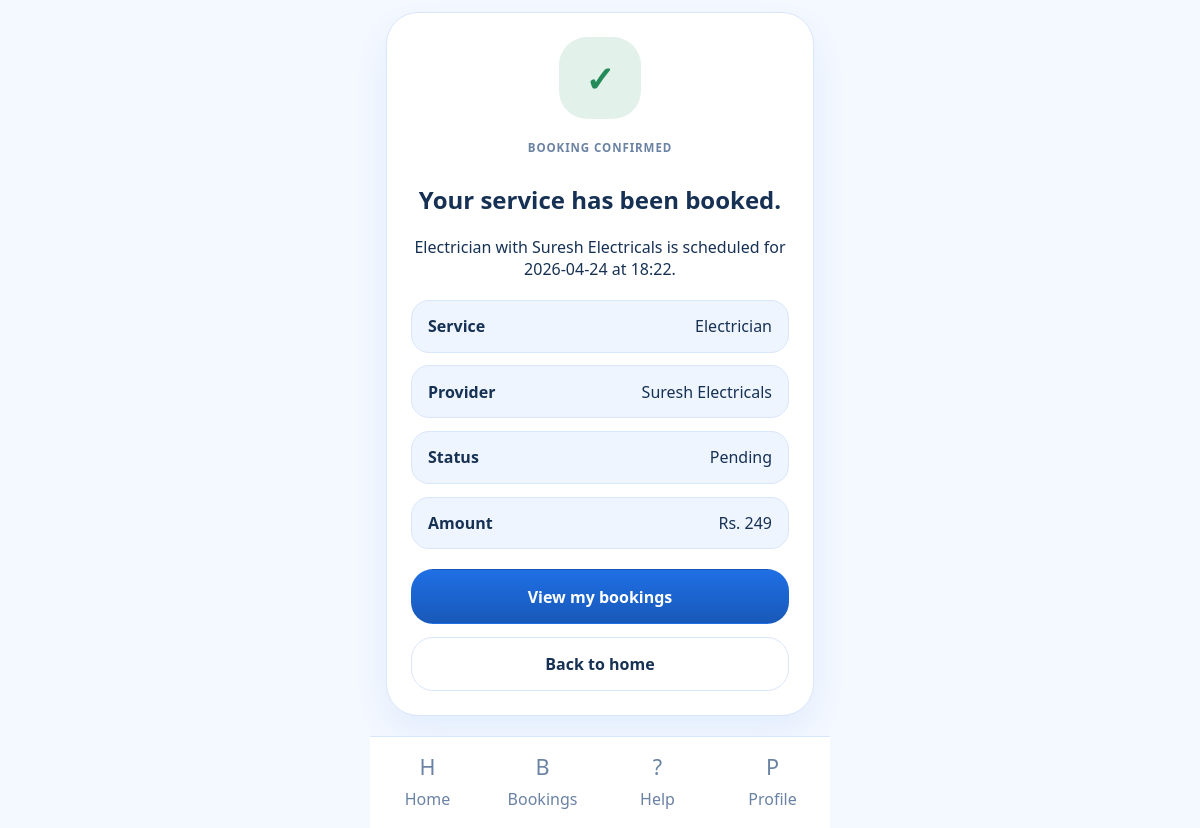
/booking-success/11 (signed in), run on an earlier commit of the app's database.
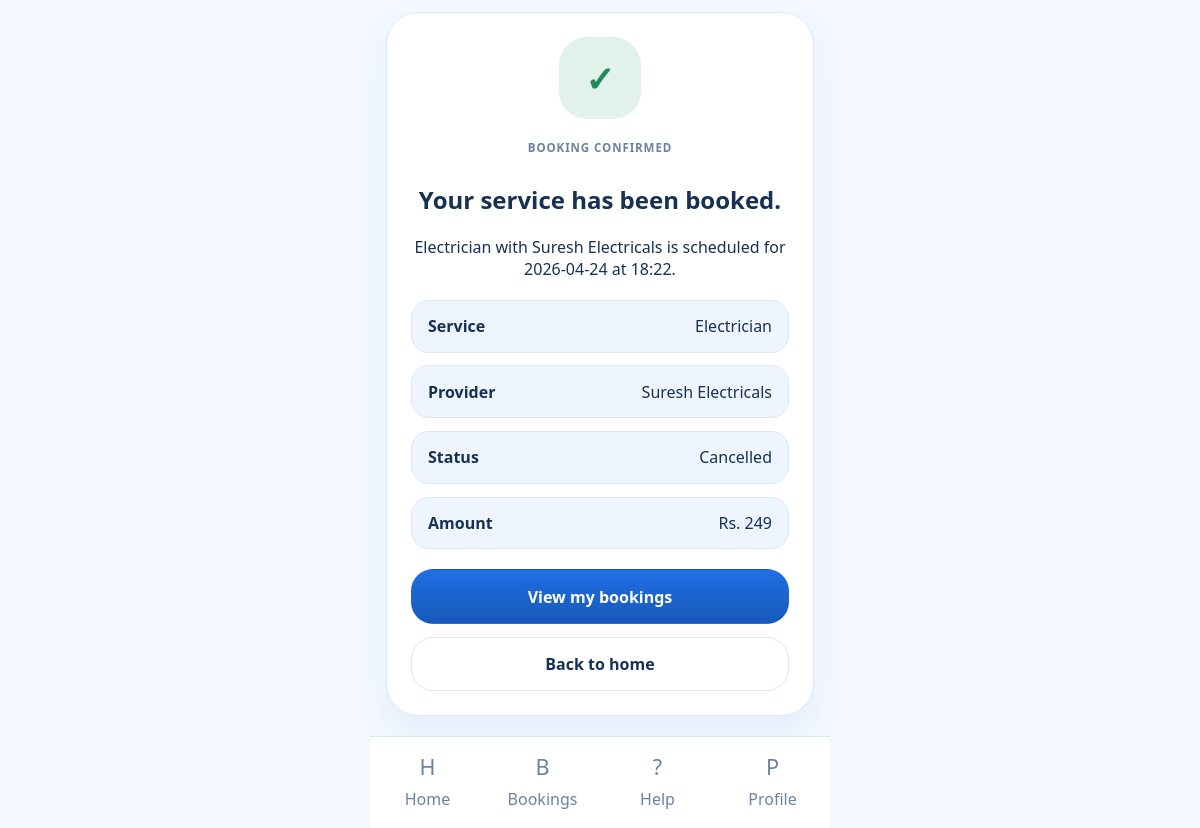
And on a later commit of the database.
### tables this page shows
CREATE TABLE bookings (
            id INTEGER PRIMARY KEY AUTOINCREMENT,
            user_email TEXT,
            service TEXT,
            provider TEXT,
            name TEXT,
            address TEXT,
            date TEXT,
            time TEXT,
            issue TEXT,
            status TEXT DEFAULT 'Pending'
        , customer_phone TEXT, provider_phone TEXT, amount INTEGER DEFAULT 0, created_at TEXT);

### app.py (the view)
@app.route("/booking-success/<int:booking_id>")
@login_required
@customer_required
def booking_success(booking_id):
    conn = get_db()
    booking = conn.execute(
        "SELECT * FROM bookings WHERE id = ? AND user_email = ?",
        (booking_id, session["user_email"]),
    ).fetchone()
    conn.close()
    if not booking:
        flash("Booking not found.", "warning")
        return redirect(url_for("my_bookings"))
    return render_template("booking_success.html", booking=row_dict(booking))

### app.py (called while the page is built, shortened)
def get_db() -> sqlite3.Connection:
    conn = sqlite3.connect(DB_PATH)
    conn.row_factory = sqlite3.Row
    return conn

def row_dict(row):
    return dict(row) if row else None

def get_services(search_query: str = "") -> list[dict]:
    conn = get_db()
    rows = conn.execute(
        """
        SELECT
            s.*,
            COUNT(p.id) AS providers_count
        FROM services s
        LEFT JOIN providers p ON p.service_slug = s.slug
        GROUP BY s.id
        ORDER BY s.name
        """
    ).fetchall()
    conn.close()
    services = [row_dict(row) for row in rows]
    return services

def login_required(view):
    @wraps(view)
    def wrapped_view(*args, **kwargs):
        if "user_email" not in session:
            flash("Please sign in to continue.", "warning")
            return redirect(url_for("login"))
        return view(*args, **kwargs)
    return wrapped_view

@app.context_processor
def inject_layout_data():
    return {
        "nav_services": get_services(),
        "current_role": session.get("role"),
        "current_endpoint": request.endpoint,
    }

### templates/booking_success.html (shortened to what this page needs)
{% extends "base.html" %}
{% block content %}
<section class="success-card">
    <div class="success-badge">✓</div>
    <span class="eyebrow">Booking confirmed</span>
    <h1>Your service has been booked.</h1>
    <p>{{ booking.service }} with {{ booking.provider }} is scheduled for {{ booking.date }} at {{ booking.time }}.</p>
    <div class="success-details">
        <div>
            <strong>Service</strong>
            <span>{{ booking.service }}</span>
        </div>
        <div>
            <strong>Provider</strong>
            <span>{{ booking.provider }}</span>
        </div>
        <div>
            <strong>Status</strong>
            <span>{{ booking.status }}</span>
        </div>
        <div>
            <strong>Amount</strong>
            <span>Rs. {{ booking.amount or 0 }}</span>
        </div>
    </div>
    <div class="profile-actions">
        <a class="primary-btn wide-btn" href="{{ url_for('my_bookings') }}">View my bookings</a>
        <a class="secondary-btn wide-btn" href="{{ url_for('home') }}">Back to home</a>
    </div>
</section>
{% endblock %}

What changed in the data, as far as the page shows it:
changed bookings "Electrician": status "Pending" → "Cancelled"
